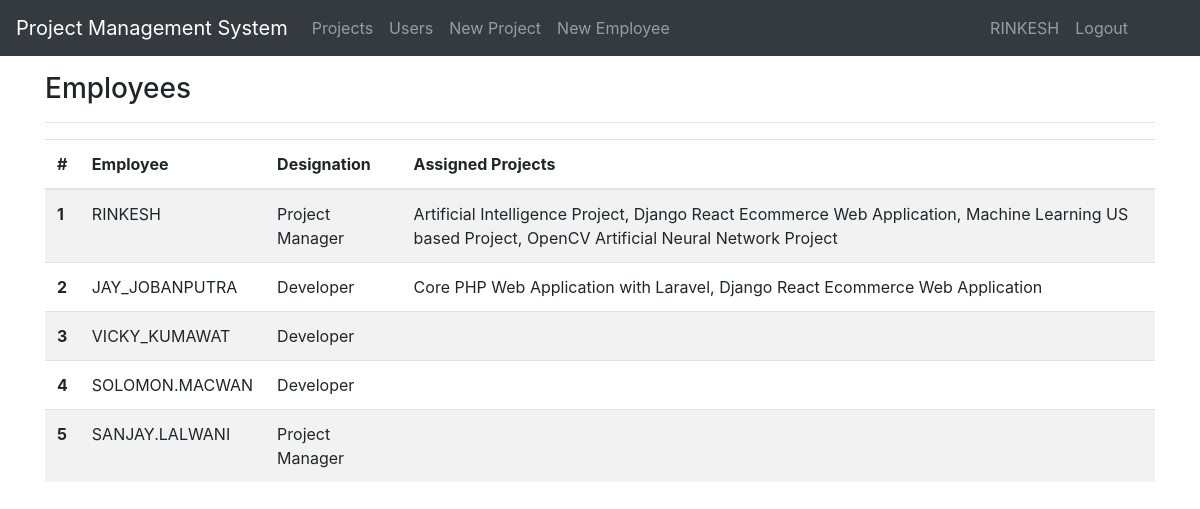
/users/ (signed in), run on the app's committed database.
### users/models.py (models this page shows, shortened)
class UserProfile(models.Model):
    user = models.ForeignKey(User, on_delete=models.CASCADE)
    emp_type = models.CharField(max_length=3, choices=employee_type, default=1)
    project = models.ManyToManyField(Project, blank=True)

### projects/models.py (models this page shows)
class Project(models.Model):
    project_name = models.CharField(max_length=200)
    description = models.TextField(blank=True)
    start_date = models.DateField(auto_now_add=True)
    end_date = models.DateField()
    status = models.CharField(max_length=4, choices=status, default=1)
    assign = models.ManyToManyField(User)
    class Meta:
        ordering = ['project_name']
    def __str__(self):
        return self.project_name

### users/views.py (the view)
# urls.py: path('', usersView, name='users'),
def usersView(request):
    users = UserProfile.objects.all()
    projects = Project.objects.all()
    context = {
        'users': users,
        'projects': projects,
    }
    return render(request, 'users/users.html', context)

### users/templates/users/users.html
{% extends 'projects/base.html' %}
{% block content %}
  <div class="container">
    <h3 class="mt-3">Employees</h3><hr>
    <table class="table table-striped">
  <thead>
    <tr>
      <th scope="col">#</th>
      <th scope="col">Employee</th>
      <th scope="col">Designation</th>
      <th scope="col">Assigned Projects</th>
    </tr>
  </thead>
  <tbody>
    {% for employee in users %}
    <tr>
      <th scope="row">{{ forloop.counter }}</th>
      <td>{{ employee.user|upper }}</td>
      {% if employee.emp_type == '1' %}
      <td>Developer</td>
      {% elif employee.emp_type == '2' %}
      <td>Team Lead</td>
      {% else %}
      <td>Project Manager</td>
      {% endif %}
      <td>{{ employee.project.all|join:', ' }}</td>
    </tr>
    {% endfor %}
  </tbody>
</table>
    </div>
{% endblock content %}

### projects/templates/projects/header.html (shortened to what this page needs)
<nav class="navbar navbar-expand-lg navbar-dark bg-dark">
  <a class="navbar-brand" href="/">Project Management System</a>
  <div class="collapse navbar-collapse" id="navbarSupportedContent">
    <ul class="navbar-nav mr-auto">
      <li class="nav-item">
        <a class="nav-link" href="{% url 'projects-list' %}">Projects</a>
      </li>
      <li class="nav-item">
        <a class="nav-link" href="{% url 'users' %}">Users</a>
      </li>
      {% if request.user.is_superuser %}
      <li class="nav-item">
        <a class="nav-link" href="{% url 'new-project' %}">New Project</a>
      </li>
      <li class="nav-item">
        <a class="nav-link" href="{% url 'new-user' %}">New Employee</a>
      </li>
      {% endif %}
    </ul>
    <ul class="navbar-nav mr-5">
    {% if user.is_authenticated %}
    <li class="nav-item">
      <a class="nav-link">{{ user.username|upper }}</a>
    </li>
    <li class="nav-item">
      <a class="nav-link" href="{% url 'logout' %}" >Logout</a>
    </li>
    {% endif %}
  </ul>
  </div>
</nav>

### data on the page
UserProfile: user "RINKESH", emp_type "Project Manager", project.all "Artificial Intelligence Project, Django React Ecommerce Web Application, Machine Learning US based Project, OpenCV Artificial Neural Network Project"
UserProfile: user "JAY_JOBANPUTRA", emp_type "Developer", project.all "Core PHP Web Application with Laravel, Django React Ecommerce Web Application"
UserProfile: user "VICKY_KUMAWAT", emp_type "Developer"
UserProfile: user "SOLOMON.MACWAN", emp_type "Developer"
UserProfile: user "SANJAY.LALWANI", emp_type "Project Manager"

### other printed values
{{ user.username|upper }} "RINKESH"
